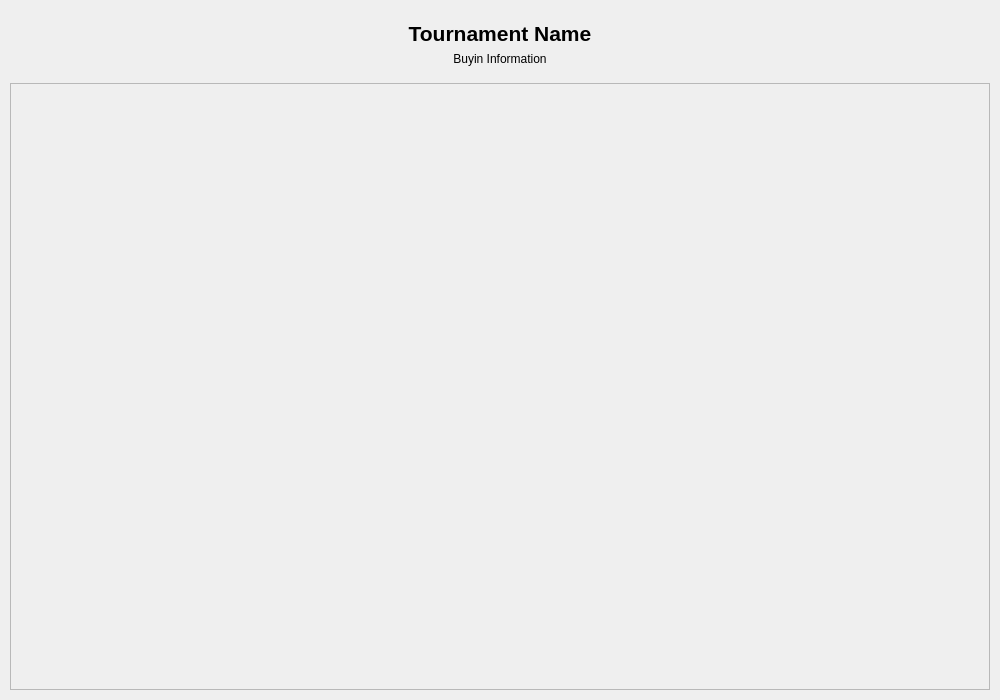
<?xml version="1.0" encoding="UTF-8"?>
<ui version="4.0">
 <class>TBSeatingChartWindow</class>
 <widget class="QMainWindow" name="TBSeatingChartWindow">
  <property name="geometry">
   <rect>
    <x>0</x>
    <y>0</y>
    <width>1000</width>
    <height>700</height>
   </rect>
  </property>
  <property name="minimumSize">
   <size>
    <width>800</width>
    <height>600</height>
   </size>
  </property>
  <property name="windowTitle">
   <string>Tournament Seating Chart</string>
  </property>
  <property name="windowIcon">
   <iconset resource="TBQt.qrc">
    <normaloff>:/Resources/icon_256x256.png</normaloff>:/Resources/icon_256x256.png</iconset>
  </property>
  <widget class="QWidget" name="centralWidget">
   <layout class="QVBoxLayout" name="mainLayout">
    <property name="margin">
     <number>10</number>
    </property>
    <item>
     <!-- Tournament info header section matching TBTournamentDisplayWidget -->
     <widget class="QFrame" name="tournamentInfoFrame">
      <property name="frameShape">
       <enum>QFrame::NoFrame</enum>
      </property>
      <property name="sizePolicy">
       <sizepolicy hsizetype="Preferred" vsizetype="Fixed">
        <horstretch>0</horstretch>
        <verstretch>0</verstretch>
       </sizepolicy>
      </property>
      <layout class="QVBoxLayout" name="infoLayout">
       <item>
        <widget class="QLabel" name="tournamentNameLabel">
         <property name="text">
          <string>Tournament Name</string>
         </property>
         <property name="alignment">
          <set>Qt::AlignCenter</set>
         </property>
         <property name="font">
          <font>
           <pointsize>16</pointsize>
           <weight>75</weight>
           <bold>true</bold>
          </font>
         </property>
        </widget>
       </item>
       <item>
        <widget class="QLabel" name="buyinLabel">
         <property name="text">
          <string>Buyin Information</string>
         </property>
         <property name="alignment">
          <set>Qt::AlignCenter</set>
         </property>
         <property name="wordWrap">
          <bool>true</bool>
         </property>
        </widget>
       </item>
      </layout>
     </widget>
    </item>
    <item>
     <!-- Scroll area for table grid -->
     <widget class="QScrollArea" name="scrollArea">
      <property name="widgetResizable">
       <bool>true</bool>
      </property>
      <property name="horizontalScrollBarPolicy">
       <enum>Qt::ScrollBarAlwaysOff</enum>
      </property>
      <property name="verticalScrollBarPolicy">
       <enum>Qt::ScrollBarAsNeeded</enum>
      </property>
      <widget class="QWidget" name="scrollAreaWidgetContents">
       <property name="geometry">
        <rect>
         <x>0</x>
         <y>0</y>
         <width>978</width>
         <height>591</height>
        </rect>
       </property>
       <!-- Flow layout will be set programmatically -->
      </widget>
     </widget>
    </item>
   </layout>
  </widget>
 </widget>
 <layoutdefault spacing="6" margin="11"/>
 <resources>
  <include location="TBQt.qrc"/>
 </resources>
 <connections/>
</ui>
